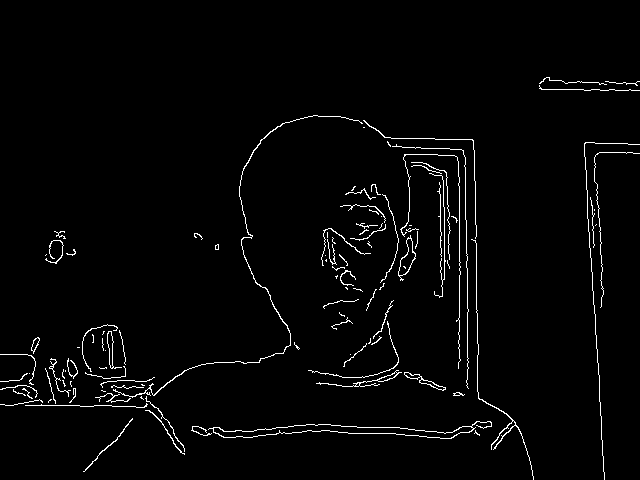
#> input picture Sketch App/Your Sketch.png, 640 x 480 px, given in place of the camera
$ python main.py
#> lines starting #> are read from the running program, lines starting #| are printed output that depends on the picture; after the words box and inside, x2 and y2 are one past the last pixel; in counts of white or black regions, pixels touching at a corner belong together
#> further down, pic_capt is the input picture: shape (480, 640, 3); 2.3% white in thin lines or dots, all inside (x1, y1, x2, y2) = (0, 77, 640, 480)
import cv2
import numpy as np

def sketch(image):
   grayimg=cv2.cvtColor(image, cv2.COLOR_BGR2GRAY) # convert the captured image into gray scale image
   blurimg=cv2.GaussianBlur(grayimg, (3,3), 0) # blurring the image
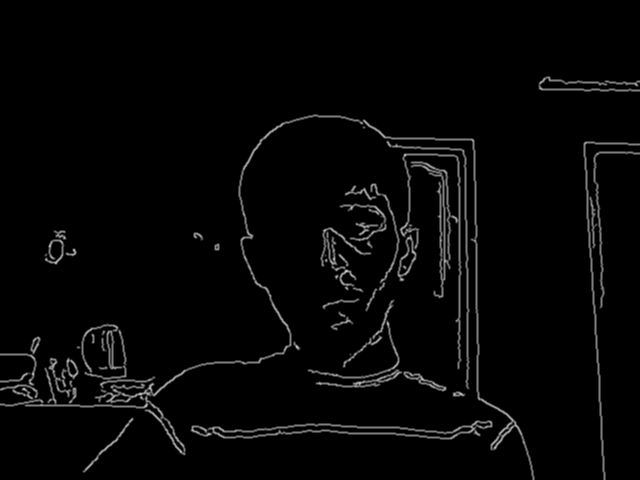
#> blurimg: shape (480, 640); min 0, max 207, mean 5.9
   edges=cv2.Canny(blurimg, 10, 80) # extracting edges
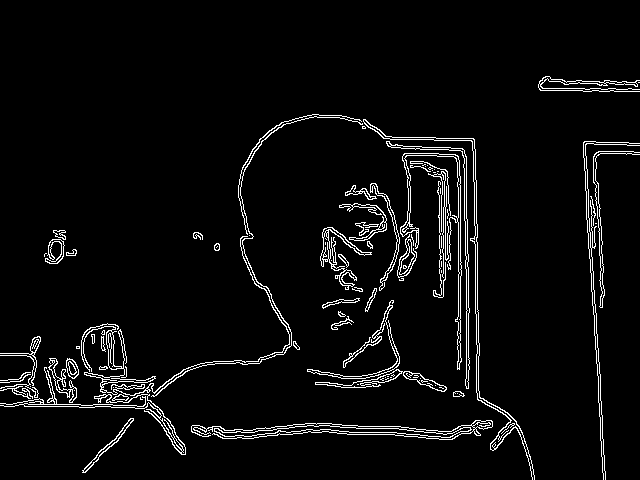
#> edges: shape (480, 640); 4.4% white in thin lines or dots, all inside (x1, y1, x2, y2) = (0, 76, 640, 480)
   ret, mimg=cv2.threshold(edges,50,255,cv2.THRESH_BINARY) # applying threshold
   return mimg


vid_capt=cv2.VideoCapture(0) # Capturing video from webcam

# Capturing the video frame by frame
while True:
   ret,pic_capt=vid_capt.read()
   cv2.imshow('Your Sketch', sketch(pic_capt))
   if cv2.waitKey(1)==13: # Key13 is ENTER_KEY
#> (key Esc is pressed here)
    break

vid_capt.release() # releasing_webcam
cv2.destroyAllWindows() # destroying_window
